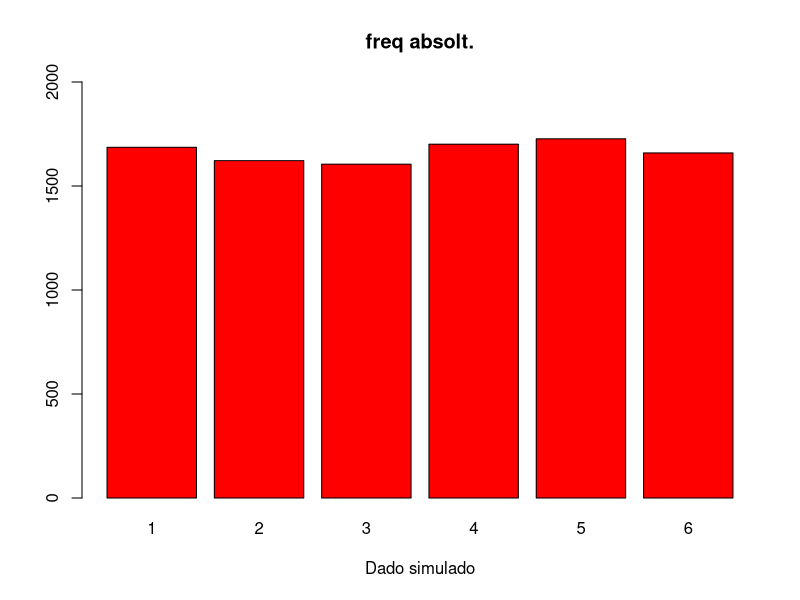
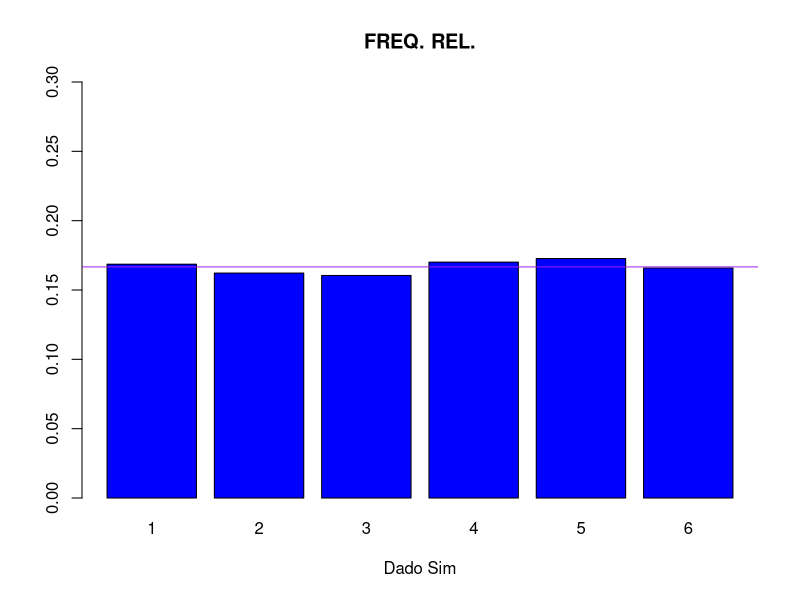

Generate these figures, in order, with R:
# require lattice package
set.seed(1)
amostra <- sample(x = 1:6, size = 10000, replace = TRUE, prob = NULL)
table(amostra)
tabela <- table(amostra)

barplot(tabela, main = "freq absolt.", xlab = "Dado simulado", col = "red", ylim = c(0, 2000))

freq.rel <- tabela / length(amostra)
barplot(freq.rel, main = "FREQ. REL.", xlab = "Dado Sim", col = "blue", ylim = c(0, 0.3))

abline(h = 1 / 6, col = "PURPLE")